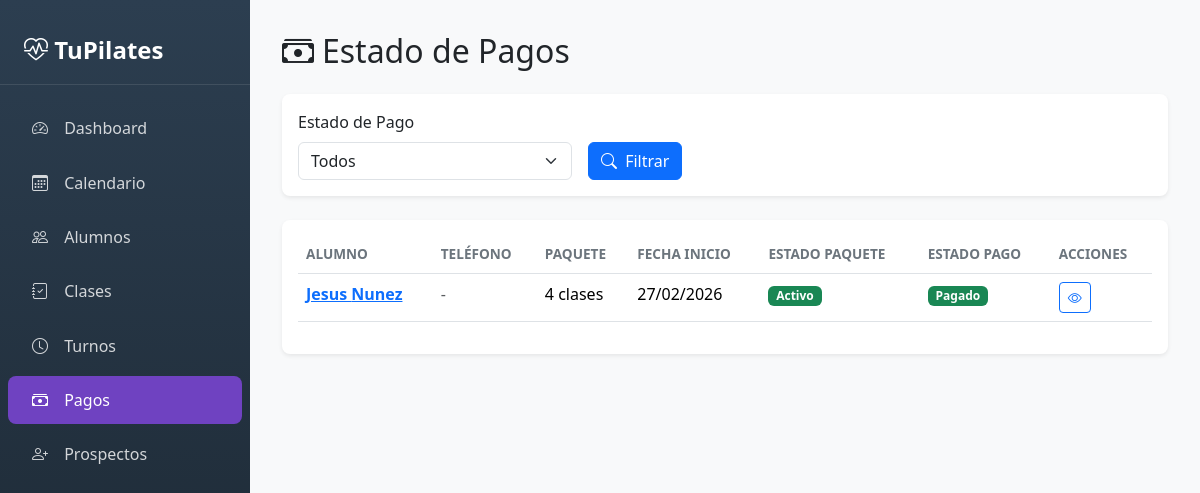
/panel/pagos/, run on an earlier commit of the app's database.
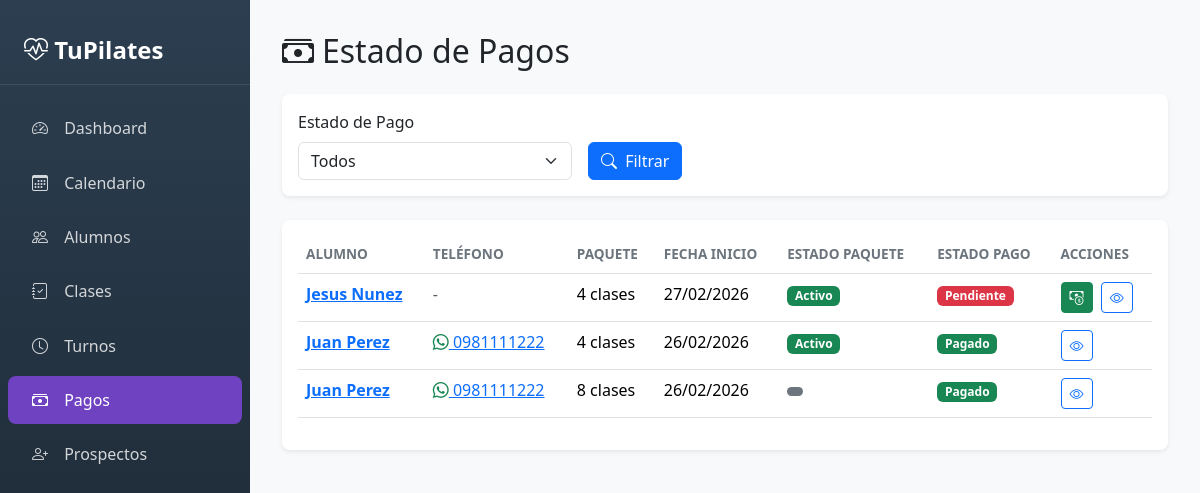
And on a later commit of the database.
### Pilapp/models.py (models this page shows, shortened)
class AlumnoPaquete(models.Model):
    id_alumno_paquete = models.AutoField(primary_key=True)
    id_alumno = models.ForeignKey(Alumno, on_delete=models.CASCADE)
    id_paquete = models.ForeignKey(Paquete, on_delete=models.CASCADE)
    estado = models.CharField(max_length=50, choices=[("activo", "Activo"), ("expirado", "Expirado")])
    estado_pago = models.CharField(max_length=50, choices=[
        ("pendiente", "Pendiente"),
        ("pagado", "Pagado"),
        ("parcial", "Pago Parcial")
    ], default="pendiente")
    fecha_inicio = models.DateField(null=True)

class Alumno(models.Model):
    id_alumno = models.AutoField(primary_key=True)
    id_persona = models.ForeignKey(Persona, on_delete=models.CASCADE)
    canal_captacion = models.CharField(max_length=100, blank=True, null=True)
    ultima_clase = models.DateField(blank=True, null=True)
    estado = models.CharField(max_length=50, choices=[
        ('ocasional', 'Ocasional'),  # Attends without package
        ('regular', 'Regular'),       # Has an active package
        ('inactivo', 'Inactivo')      # No active packages
    ], default='ocasional')

class Persona(models.Model):
    id_persona = models.AutoField(primary_key=True)
    nombre = models.CharField(max_length=100)
    apellido = models.CharField(max_length=100)
    telefono = models.CharField(max_length=20, blank=True, null=True)
    ruc = models.CharField(max_length=20, blank=True, null=True)
    observaciones = models.TextField(blank=True, null=True)

class Paquete(models.Model):
    id_paquete = models.AutoField(primary_key=True)
    cantidad_clases = models.IntegerField()
    costo = models.DecimalField(max_digits=10, decimal_places=2)

### Pilapp/views_panel.py (the view)
def panel_pagos(request):
    estado_pago = request.GET.get('estado', '')
    paquetes = AlumnoPaquete.objects.select_related(
        'id_alumno__id_persona', 'id_paquete'
    ).order_by('-fecha_inicio')
    if estado_pago:
        paquetes = paquetes.filter(estado_pago=estado_pago)
    paquetes_con_info = []
    for paquete in paquetes:
        costo = paquete.id_paquete.costo or Decimal("0")
        total_pagado = (
            PagoAlumno.objects
            .filter(id_alumno_paquete=paquete, id_pago__estado__in=["pagado", "parcial"])
            .aggregate(total=Sum("id_pago__monto"))
            .get("total") or Decimal("0")
        )
        restante = max(Decimal("0"), costo - total_pagado)
        paquete.restante = restante
        paquete.total_pagado = total_pagado
        paquetes_con_info.append(paquete)
    return render(request, 'admin_panel/pagos.html', {
        'paquetes': paquetes_con_info,
        'estado_pago': estado_pago,
    })

### Pilapp/templates/admin_panel/pagos.html (shortened to what this page needs)
{% extends 'admin_panel/base.html' %}
{% block content %}
<div class="d-flex justify-content-between align-items-center mb-4">
    <h2 class="mb-0"><i class="bi bi-cash-stack me-2"></i>Estado de Pagos</h2>
</div>
<div class="card mb-4">
    <div class="card-body">
        <form method="get" class="row g-3">
            <div class="col-md-4">
                <label class="form-label">Estado de Pago</label>
                <select name="estado" class="form-select">
                    <option value="">Todos</option>
                </select>
            </div>
            <div class="col-md-4 d-flex align-items-end">
                <button type="submit" class="btn btn-primary">
                    <i class="bi bi-search me-1"></i> Filtrar
                </button>
            </div>
        </form>
    </div>
</div>
<div class="card">
    <div class="card-body">
        {% if paquetes %}
        <div class="table-responsive">
            <table class="table table-hover">
                <thead>
                    <tr>
                        <th>Alumno</th>
                        <th>Teléfono</th>
                        <th>Paquete</th>
                        <th>Fecha Inicio</th>
                        <th>Estado Paquete</th>
                        <th>Estado Pago</th>
                        <th>Acciones</th>
                    </tr>
                </thead>
                <tbody>
                    {% for paquete in paquetes %}
                    <tr>
                        <td>
                            <a href="{% url 'panel_alumno_detalle' paquete.id_alumno.id_alumno %}">
                                <strong>{{ paquete.id_alumno.id_persona.nombre }} {{ paquete.id_alumno.id_persona.apellido }}</strong>
                            </a>
                        </td>
                        <td>
                            {% if paquete.id_alumno.id_persona.telefono %}
                            <a href="https://wa.me/{{ paquete.id_alumno.id_persona.telefono }}" target="_blank">
                                <i class="bi bi-whatsapp text-success"></i>
                                {{ paquete.id_alumno.id_persona.telefono }}
                            </a>
                            {% else %}
                            <span class="text-muted">-</span>
                            {% endif %}
                        </td>
                        <td>{{ paquete.id_paquete.cantidad_clases }} clases</td>
                        <td>{{ paquete.fecha_inicio|date:"d/m/Y"|default:"-" }}</td>
                        <td>
                            <span class="badge {% if paquete.estado == 'activo' %}bg-success{% else %}bg-secondary{% endif %}">
                                {{ paquete.estado|title }}
                            </span>
                        </td>
                        <td>
                            <span class="badge {% if paquete.estado_pago == 'pagado' %}bg-success{% elif paquete.estado_pago == 'parcial' %}bg-warning{% else %}bg-danger{% endif %}">
                                {{ paquete.estado_pago|title }}
                            </span>
                        </td>
                        <td>
                            {% if paquete.estado_pago != 'pagado' %}
                                <button
                                    type="button"
                                    class="btn btn-sm btn-success me-1"
                                    data-bs-toggle="modal"
                                    data-bs-target="#modalRegistrarPago"
                                    data-alumno-id="{{ paquete.id_alumno.id_alumno }}"
                                    data-paquete-id="{{ paquete.id_alumno_paquete }}"
                                    data-alumno-nombre="{{ paquete.id_alumno.id_persona.nombre }} {{ paquete.id_alumno.id_persona.apellido }}"
                                    data-restante="{{ paquete.restante|default:'0' }}"
                                    data-pagado="{{ paquete.total_pagado|default:'0' }}"
                                >
                                    <i class="bi bi-cash-coin"></i>
                                </button>
                            {% endif %}
                            <a href="{% url 'panel_alumno_detalle' paquete.id_alumno.id_alumno %}" class="btn btn-sm btn-outline-primary">
                                <i class="bi bi-eye"></i>
                            </a>
                        </td>
                    </tr>
                    {% endfor %}
                </tbody>
            </table>
        </div>
        {% else %}
        <p class="text-muted text-center py-4 mb-0">
            No hay paquetes registrados
        </p>
        {% endif %}
    </div>
</div>
{% endblock %}

### Pilapp/templates/admin_panel/base.html (shortened to what this page needs)
{% load static %}
<!DOCTYPE html>
<html lang="es">
<head>
    <link href="https://cdn.jsdelivr.net/npm/bootstrap@5.3.2/dist/css/bootstrap.min.css" rel="stylesheet">
    <link href="https://cdn.jsdelivr.net/npm/bootstrap-icons@1.11.1/font/bootstrap-icons.css" rel="stylesheet">
</head>
<body>
    <nav class="sidebar">
        <div class="sidebar-brand">
            <i class="bi bi-heart-pulse"></i> TuPilates
        </div>
        <ul class="nav flex-column">
            <li class="nav-item">
                <a class="nav-link {% if request.resolver_match.url_name == 'panel_dashboard' %}active{% endif %}"
                   href="{% url 'panel_dashboard' %}">
                    <i class="bi bi-speedometer2"></i> Dashboard
                </a>
            </li>
            <li class="nav-item">
                <a class="nav-link {% if request.resolver_match.url_name == 'panel_calendario' %}active{% endif %}"
                   href="{% url 'panel_calendario' %}">
                    <i class="bi bi-calendar3"></i> Calendario
                </a>
            </li>
            <li class="nav-item">
                <a class="nav-link {% if 'alumno' in request.resolver_match.url_name %}active{% endif %}"
                   href="{% url 'panel_alumnos' %}">
                    <i class="bi bi-people"></i> Alumnos
                </a>
            </li>
            <li class="nav-item">
                <a class="nav-link {% if 'clase' in request.resolver_match.url_name %}active{% endif %}"
                   href="{% url 'panel_clases' %}">
                    <i class="bi bi-journal-check"></i> Clases
                </a>
            </li>
            <li class="nav-item">
                <a class="nav-link {% if request.resolver_match.url_name == 'panel_turnos' %}active{% endif %}"
                   href="{% url 'panel_turnos' %}">
                    <i class="bi bi-clock"></i> Turnos
                </a>
            </li>
            <li class="nav-item">
                <a class="nav-link {% if request.resolver_match.url_name == 'panel_pagos' %}active{% endif %}"
                   href="{% url 'panel_pagos' %}">
                    <i class="bi bi-cash-stack"></i> Pagos
                </a>
            </li>
            <li class="nav-item">
                <a class="nav-link {% if request.resolver_match.url_name == 'panel_prospectos' %}active{% endif %}"
                   href="{% url 'panel_prospectos' %}">
                    <i class="bi bi-person-plus"></i> Prospectos
                </a>
            </li>
        </ul>
    </nav>
    <main class="main-content">
        {% block content %}{% endblock %}
    </main>
</body>
</html>

### Pilapp/templates/admin_panel/base.html (style rules this page uses)
:root { --sidebar-width: 250px; --primary-color: #6f42c1; --secondary-color: #e9ecef; }
body { min-height: 100vh; background-color: #f8f9fa; }
.sidebar { width: var(--sidebar-width); position: fixed; top: 0; left: 0; height: 100vh; background: linear-gradient(180deg, #2c3e50 0%, #1a252f 100%); padding-top: 1rem; z-index: 1000; }
.sidebar .nav-link { color: rgba(255,255,255,0.8); padding: 0.75rem 1.5rem; margin: 0.2rem 0.5rem; border-radius: 0.5rem; transition: all 0.2s; }
.sidebar .nav-link.active { background-color: var(--primary-color); color: #fff; }
.sidebar .nav-link i { margin-right: 0.75rem; width: 20px; text-align: center; }
.sidebar-brand { color: #fff; font-size: 1.5rem; font-weight: 600; padding: 1rem 1.5rem; margin-bottom: 1rem; border-bottom: 1px solid rgba(255,255,255,0.1); }
.main-content { margin-left: var(--sidebar-width); padding: 2rem; min-height: 100vh; }
.card { border: none; box-shadow: 0 0.125rem 0.25rem rgba(0,0,0,0.075); border-radius: 0.5rem; }
.table th { font-weight: 600; color: #6c757d; font-size: 0.85rem; text-transform: uppercase; }

What changed in the data, as far as the page shows it:
changed AlumnoPaquete "Jesus": estado_pago "Pagado" → "Pendiente"
added AlumnoPaquete: id_alumno.id_persona.nombre "Juan", id_alumno.id_persona.apellido "Perez", id_alumno.id_persona.telefono "0981111222", id_paquete.cantidad_clases "4", fecha_inicio "26/02/2026", estado "Activo", estado_pago "Pagado"
added AlumnoPaquete: id_alumno.id_persona.nombre "Juan", id_alumno.id_persona.apellido "Perez", id_alumno.id_persona.telefono "0981111222", id_paquete.cantidad_clases "8", fecha_inicio "26/02/2026", estado_pago "Pagado"
